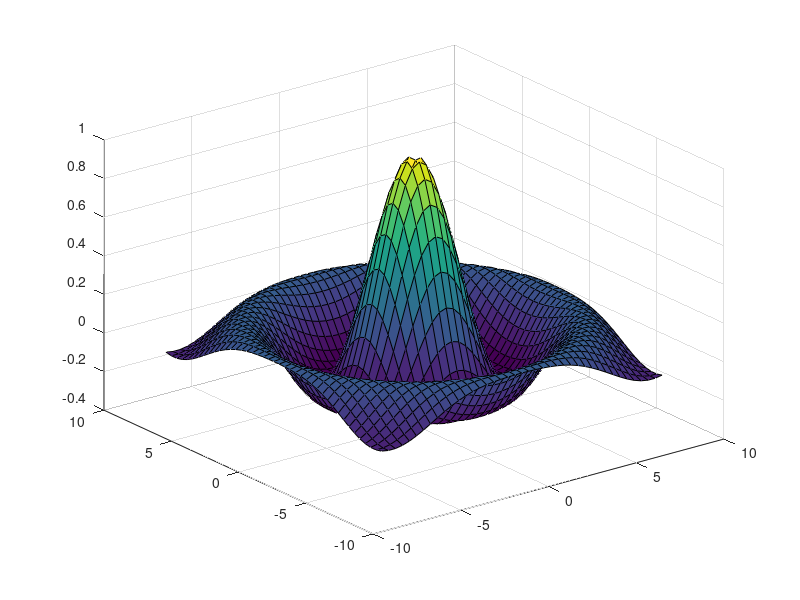

The MATLAB source for this figure:
f = @(x,y) sin (sqrt (x.^2 + y.^2)) ./ sqrt (x.^2 + y.^2);
range = linspace (-8, 8, 41);
[X, Y] = meshgrid (range, range);
Z = f (X, Y);
surf (X, Y, Z); 